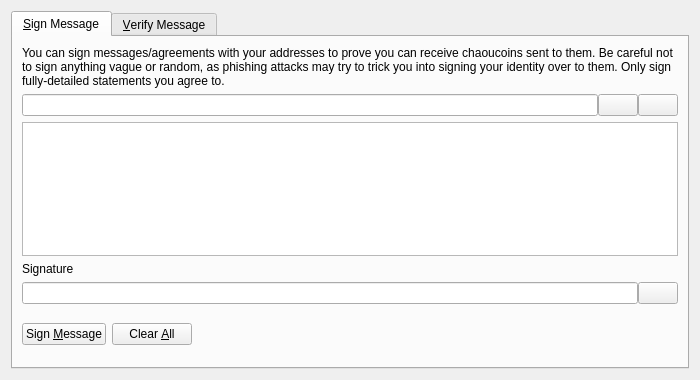
<?xml version="1.0" encoding="UTF-8"?>
<ui version="4.0">
 <class>SignVerifyMessageDialog</class>
 <widget class="QDialog" name="SignVerifyMessageDialog">
  <property name="geometry">
   <rect>
    <x>0</x>
    <y>0</y>
    <width>700</width>
    <height>380</height>
   </rect>
  </property>
  <property name="windowTitle">
   <string>Signatures - Sign / Verify a Message</string>
  </property>
  <property name="modal">
   <bool>true</bool>
  </property>
  <layout class="QVBoxLayout" name="verticalLayout">
   <item>
    <widget class="QTabWidget" name="tabWidget">
     <property name="currentIndex">
      <number>0</number>
     </property>
     <widget class="QWidget" name="tabSignMessage">
      <attribute name="title">
       <string>&amp;Sign Message</string>
      </attribute>
      <layout class="QVBoxLayout" name="verticalLayout_SM">
       <item>
        <widget class="QLabel" name="infoLabel_SM">
         <property name="text">
          <string>You can sign messages/agreements with your addresses to prove you can receive chaoucoins sent to them. Be careful not to sign anything vague or random, as phishing attacks may try to trick you into signing your identity over to them. Only sign fully-detailed statements you agree to.</string>
         </property>
         <property name="textFormat">
          <enum>Qt::PlainText</enum>
         </property>
         <property name="wordWrap">
          <bool>true</bool>
         </property>
        </widget>
       </item>
       <item>
        <layout class="QHBoxLayout" name="horizontalLayout_1_SM">
         <property name="spacing">
          <number>0</number>
         </property>
         <item>
          <widget class="QValidatedLineEdit" name="addressIn_SM">
           <property name="toolTip">
            <string>The Chaoucoin address to sign the message with</string>
           </property>
          </widget>
         </item>
         <item>
          <widget class="QPushButton" name="addressBookButton_SM">
           <property name="toolTip">
            <string>Choose previously used address</string>
           </property>
           <property name="text">
            <string/>
           </property>
           <property name="icon">
            <iconset resource="../bitcoin.qrc">
             <normaloff>:/icons/address-book</normaloff>:/icons/address-book</iconset>
           </property>
           <property name="shortcut">
            <string>Alt+A</string>
           </property>
           <property name="autoDefault">
            <bool>false</bool>
           </property>
          </widget>
         </item>
         <item>
          <widget class="QPushButton" name="pasteButton_SM">
           <property name="toolTip">
            <string>Paste address from clipboard</string>
           </property>
           <property name="text">
            <string/>
           </property>
           <property name="icon">
            <iconset resource="../bitcoin.qrc">
             <normaloff>:/icons/editpaste</normaloff>:/icons/editpaste</iconset>
           </property>
           <property name="shortcut">
            <string>Alt+P</string>
           </property>
           <property name="autoDefault">
            <bool>false</bool>
           </property>
          </widget>
         </item>
        </layout>
       </item>
       <item>
        <widget class="QPlainTextEdit" name="messageIn_SM">
         <property name="toolTip">
          <string>Enter the message you want to sign here</string>
         </property>
        </widget>
       </item>
       <item>
        <widget class="QLabel" name="signatureLabel_SM">
         <property name="text">
          <string>Signature</string>
         </property>
         <property name="textFormat">
          <enum>Qt::PlainText</enum>
         </property>
        </widget>
       </item>
       <item>
        <layout class="QHBoxLayout" name="horizontalLayout_2_SM">
         <property name="spacing">
          <number>0</number>
         </property>
         <item>
          <widget class="QLineEdit" name="signatureOut_SM">
           <property name="font">
            <font>
             <italic>true</italic>
            </font>
           </property>
           <property name="readOnly">
            <bool>true</bool>
           </property>
          </widget>
         </item>
         <item>
          <widget class="QPushButton" name="copySignatureButton_SM">
           <property name="toolTip">
            <string>Copy the current signature to the system clipboard</string>
           </property>
           <property name="text">
            <string/>
           </property>
           <property name="icon">
            <iconset resource="../bitcoin.qrc">
             <normaloff>:/icons/editcopy</normaloff>:/icons/editcopy</iconset>
           </property>
           <property name="autoDefault">
            <bool>false</bool>
           </property>
          </widget>
         </item>
        </layout>
       </item>
       <item>
        <layout class="QHBoxLayout" name="horizontalLayout_3_SM">
         <item>
          <widget class="QPushButton" name="signMessageButton_SM">
           <property name="toolTip">
            <string>Sign the message to prove you own this Chaoucoin address</string>
           </property>
           <property name="text">
            <string>Sign &amp;Message</string>
           </property>
           <property name="icon">
            <iconset resource="../bitcoin.qrc">
             <normaloff>:/icons/edit</normaloff>:/icons/edit</iconset>
           </property>
           <property name="autoDefault">
            <bool>false</bool>
           </property>
          </widget>
         </item>
         <item>
          <widget class="QPushButton" name="clearButton_SM">
           <property name="toolTip">
            <string>Reset all sign message fields</string>
           </property>
           <property name="text">
            <string>Clear &amp;All</string>
           </property>
           <property name="icon">
            <iconset resource="../bitcoin.qrc">
             <normaloff>:/icons/remove</normaloff>:/icons/remove</iconset>
           </property>
           <property name="autoDefault">
            <bool>false</bool>
           </property>
          </widget>
         </item>
         <item>
          <spacer name="horizontalSpacer_1_SM">
           <property name="orientation">
            <enum>Qt::Horizontal</enum>
           </property>
           <property name="sizeHint" stdset="0">
            <size>
             <width>40</width>
             <height>48</height>
            </size>
           </property>
          </spacer>
         </item>
         <item>
          <widget class="QLabel" name="statusLabel_SM">
           <property name="font">
            <font>
             <weight>75</weight>
             <bold>true</bold>
            </font>
           </property>
           <property name="text">
            <string/>
           </property>
           <property name="wordWrap">
            <bool>true</bool>
           </property>
          </widget>
         </item>
         <item>
          <spacer name="horizontalSpacer_2_SM">
           <property name="orientation">
            <enum>Qt::Horizontal</enum>
           </property>
           <property name="sizeHint" stdset="0">
            <size>
             <width>40</width>
             <height>48</height>
            </size>
           </property>
          </spacer>
         </item>
        </layout>
       </item>
      </layout>
     </widget>
     <widget class="QWidget" name="tabVerifyMessage">
      <attribute name="title">
       <string>&amp;Verify Message</string>
      </attribute>
      <layout class="QVBoxLayout" name="verticalLayout_VM">
       <item>
        <widget class="QLabel" name="infoLabel_VM">
         <property name="text">
          <string>Enter the receiver's address, message (ensure you copy line breaks, spaces, tabs, etc. exactly) and signature below to verify the message. Be careful not to read more into the signature than what is in the signed message itself, to avoid being tricked by a man-in-the-middle attack. Note that this only proves the signing party receives with the address, it cannot prove sendership of any transaction!</string>
         </property>
         <property name="textFormat">
          <enum>Qt::PlainText</enum>
         </property>
         <property name="alignment">
          <set>Qt::AlignLeading|Qt::AlignLeft|Qt::AlignTop</set>
         </property>
         <property name="wordWrap">
          <bool>true</bool>
         </property>
        </widget>
       </item>
       <item>
        <layout class="QHBoxLayout" name="horizontalLayout_1_VM">
         <property name="spacing">
          <number>0</number>
         </property>
         <item>
          <widget class="QValidatedLineEdit" name="addressIn_VM">
           <property name="toolTip">
            <string>The Chaoucoin address the message was signed with</string>
           </property>
          </widget>
         </item>
         <item>
          <widget class="QPushButton" name="addressBookButton_VM">
           <property name="toolTip">
            <string>Choose previously used address</string>
           </property>
           <property name="text">
            <string/>
           </property>
           <property name="icon">
            <iconset resource="../bitcoin.qrc">
             <normaloff>:/icons/address-book</normaloff>:/icons/address-book</iconset>
           </property>
           <property name="shortcut">
            <string>Alt+A</string>
           </property>
           <property name="autoDefault">
            <bool>false</bool>
           </property>
          </widget>
         </item>
        </layout>
       </item>
       <item>
        <widget class="QPlainTextEdit" name="messageIn_VM"/>
       </item>
       <item>
        <widget class="QValidatedLineEdit" name="signatureIn_VM"/>
       </item>
       <item>
        <layout class="QHBoxLayout" name="horizontalLayout_2_VM">
         <item>
          <widget class="QPushButton" name="verifyMessageButton_VM">
           <property name="toolTip">
            <string>Verify the message to ensure it was signed with the specified Chaoucoin address</string>
           </property>
           <property name="text">
            <string>Verify &amp;Message</string>
           </property>
           <property name="icon">
            <iconset resource="../bitcoin.qrc">
             <normaloff>:/icons/transaction_0</normaloff>:/icons/transaction_0</iconset>
           </property>
           <property name="autoDefault">
            <bool>false</bool>
           </property>
          </widget>
         </item>
         <item>
          <widget class="QPushButton" name="clearButton_VM">
           <property name="toolTip">
            <string>Reset all verify message fields</string>
           </property>
           <property name="text">
            <string>Clear &amp;All</string>
           </property>
           <property name="icon">
            <iconset resource="../bitcoin.qrc">
             <normaloff>:/icons/remove</normaloff>:/icons/remove</iconset>
           </property>
           <property name="autoDefault">
            <bool>false</bool>
           </property>
          </widget>
         </item>
         <item>
          <spacer name="horizontalSpacer_1_VM">
           <property name="orientation">
            <enum>Qt::Horizontal</enum>
           </property>
           <property name="sizeHint" stdset="0">
            <size>
             <width>40</width>
             <height>48</height>
            </size>
           </property>
          </spacer>
         </item>
         <item>
          <widget class="QLabel" name="statusLabel_VM">
           <property name="font">
            <font>
             <weight>75</weight>
             <bold>true</bold>
            </font>
           </property>
           <property name="text">
            <string/>
           </property>
           <property name="wordWrap">
            <bool>true</bool>
           </property>
          </widget>
         </item>
         <item>
          <spacer name="horizontalSpacer_2_VM">
           <property name="orientation">
            <enum>Qt::Horizontal</enum>
           </property>
           <property name="sizeHint" stdset="0">
            <size>
             <width>40</width>
             <height>48</height>
            </size>
           </property>
          </spacer>
         </item>
        </layout>
       </item>
      </layout>
     </widget>
    </widget>
   </item>
  </layout>
 </widget>
 <customwidgets>
  <customwidget>
   <class>QValidatedLineEdit</class>
   <extends>QLineEdit</extends>
   <header>qt/qvalidatedlineedit.h</header>
  </customwidget>
 </customwidgets>
 <resources>
  <include location="../bitcoin.qrc"/>
 </resources>
 <connections/>
</ui>
